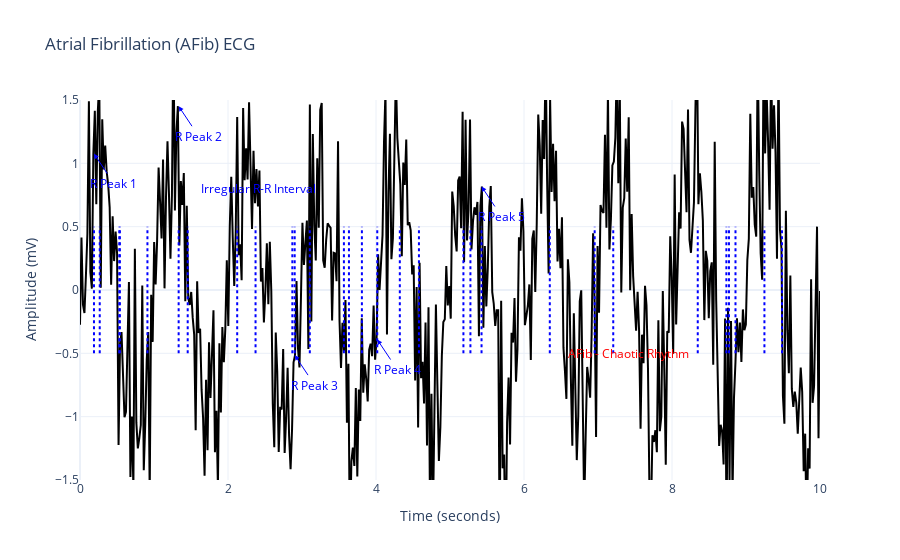

Notebook source saved alongside this figure:
### Markdown cell above
## Atrial Fibrillation (AFib)
Atrial fibrillation (AFib) is a type of arrhythmia where the atria quiver instead of contracting properly. Key characteristics include:

No distinct P waves, instead, there are fibrillatory waves.
Irregularly irregular R-R intervals.
Rapid ventricular response (100-175 bpm).

### Code cell
import plotly.graph_objects as go
import numpy as np

# Simulated AFib data
time = np.linspace(0, 10, 500)  # 10 seconds
r_peaks_afib = np.sort(np.random.rand(30) * 10)  # Random R peaks within 10 seconds
amplitude_afib = np.sin(2 * np.pi * time) + 0.5 * np.random.randn(len(time))  # Reduced noise to better simulate AFib

# Create figure
fig = go.Figure()

# Add ECG waveform to figure
fig.add_trace(go.Scatter(
    x=time, 
    y=amplitude_afib, 
    mode='lines', 
    name='Atrial Fibrillation (AFib)',
    line=dict(color="black", width=2)
))

# Highlight the irregular R-R intervals with dashed blue lines
for r_peak in r_peaks_afib:
    fig.add_shape(
        type="line", 
        x0=r_peak, y0=-0.5, 
        x1=r_peak, y1=0.5, 
        line=dict(color="blue", width=2, dash="dot")
    )

# Add annotations for R-peaks at regular intervals (e.g., every 5th R-peak)
for i, r_peak in enumerate(r_peaks_afib[::5]):  # Annotate every 5th R-peak to reduce clutter
    fig.add_annotation(
        x=r_peak, y=amplitude_afib[int(r_peak * len(time) / 10)],  # Position annotation at the R-peak
        text=f'R Peak {i+1}',  # Annotate with more descriptive text
        showarrow=True, 
        arrowhead=2, 
        arrowsize=1, 
        arrowcolor="blue", 
        font=dict(color="blue"),
        ax=20, ay=30  # Adjust the position of the annotation away from the plot for clarity
    )

# Add additional text annotations for key intervals (PR, QRS, QT) to help with AFib analysis
fig.add_annotation(
    x=2, y=0.8,
    text="Irregular R-R Interval", 
    showarrow=True,
    arrowhead=2, 
    arrowsize=1, 
    arrowcolor="blue", 
    font=dict(color="blue"),
    ax=30, ay=0  # Move this annotation to the side of the plot for better readability
)

fig.add_annotation(
    x=7, y=-0.5,
    text="AFib - Chaotic Rhythm", 
    showarrow=True,
    arrowhead=2, 
    arrowsize=1, 
    arrowcolor="red", 
    font=dict(color="red"),
    ax=30, ay=0  # Move this annotation to the side for a clearer view
)

# Layout adjustments
fig.update_layout(
    title="Atrial Fibrillation (AFib) ECG",
    xaxis_title="Time (seconds)",
    yaxis_title="Amplitude (mV)",
    showlegend=False,
    template="plotly_white",
    xaxis=dict(
        showgrid=True,
        zeroline=True,
    ),
    yaxis=dict(
        range=[-1.5, 1.5],  # Set a fixed range for better visualization
        showgrid=True,
        zeroline=True
    ),
    plot_bgcolor="white"  # Clean white background
)

# Show the plot
fig.show()

### Figure 1 — Plotly figure (JSON) as saved in the notebook; plotly's stock layout.template omitted (floating-point values rounded to 4 significant figures; data arrays with more than 128 entries replaced by an {"elided": "..."} marker saying what was removed)
{"data": [{"line": {"color": "black", "width": 2}, "mode": "lines", "name": "Atrial Fibrillation (AFib)", "type": "scatter", "x": {"elided": "500 float values"}, "y": {"elided": "500 float values"}}], "layout": {"annotations": [{"arrowcolor": "blue", "arrowhead": 2, "arrowsize": 1, "ax": 20, "ay": 30, "font": {"color": "blue"}, "showarrow": true, "text": "R Peak 1", "x": 0.189, "y": 1.076}, {"arrowcolor": "blue", "arrowhead": 2, "arrowsize": 1, "ax": 20, "ay": 30, "font": {"color": "blue"}, "showarrow": true, "text": "R Peak 2", "x": 1.333, "y": 1.451}, {"arrowcolor": "blue", "arrowhead": 2, "arrowsize": 1, "ax": 20, "ay": 30, "font": {"color": "blue"}, "showarrow": true, "text": "R Peak 3", "x": 2.901, "y": -0.5139}, {"arrowcolor": "blue", "arrowhead": 2, "arrowsize": 1, "ax": 20, "ay": 30, "font": {"color": "blue"}, "showarrow": true, "text": "R Peak 4", "x": 4.017, "y": -0.3911}, {"arrowcolor": "blue", "arrowhead": 2, "arrowsize": 1, "ax": 20, "ay": 30, "font": {"color": "blue"}, "showarrow": true, "text": "R Peak 5", "x": 5.426, "y": 0.8173}, {"arrowcolor": "blue", "arrowhead": 2, "arrowsize": 1, "ax": 20, "ay": 30, "font": {"color": "blue"}, "showarrow": true, "text": "R Peak 6", "x": 8.735, "y": -1.951}, {"arrowcolor": "blue", "arrowhead": 2, "arrowsize": 1, "ax": 30, "ay": 0, "font": {"color": "blue"}, "showarrow": true, "text": "Irregular R-R Interval", "x": 2, "y": 0.8}, {"arrowcolor": "red", "arrowhead": 2, "arrowsize": 1, "ax": 30, "ay": 0, "font": {"color": "red"}, "showarrow": true, "text": "AFib - Chaotic Rhythm", "x": 7, "y": -0.5}], "plot_bgcolor": "white", "shapes": [{"line": {"color": "blue", "dash": "dot", "width": 2}, "type": "line", "x0": 0.189, "x1": 0.189, "y0": -0.5, "y1": 0.5}, {"line": {"color": "blue", "dash": "dot", "width": 2}, "type": "line", "x0": 0.2667, "x1": 0.2667, "y0": -0.5, "y1": 0.5}, {"line": {"color": "blue", "dash": "dot", "width": 2}, "type": "line", "x0": 0.5306, "x1": 0.5306, "y0": -0.5, "y1": 0.5}, {"line": {"color": "blue", "dash": "dot", "width": 2}, "type": "line", "x0": 0.5391, "x1": 0.5391, "y0": -0.5, "y1": 0.5}, {"line": {"color": "blue", "dash": "dot", "width": 2}, "type": "line", "x0": 0.9112, "x1": 0.9112, "y0": -0.5, "y1": 0.5}, {"line": {"color": "blue", "dash": "dot", "width": 2}, "type": "line", "x0": 1.333, "x1": 1.333, "y0": -0.5, "y1": 0.5}, {"line": {"color": "blue", "dash": "dot", "width": 2}, "type": "line", "x0": 1.455, "x1": 1.455, "y0": -0.5, "y1": 0.5}, {"line": {"color": "blue", "dash": "dot", "width": 2}, "type": "line", "x0": 2.124, "x1": 2.124, "y0": -0.5, "y1": 0.5}, {"line": {"color": "blue", "dash": "dot", "width": 2}, "type": "line", "x0": 2.372, "x1": 2.372, "y0": -0.5, "y1": 0.5}, {"line": {"color": "blue", "dash": "dot", "width": 2}, "type": "line", "x0": 2.869, "x1": 2.869, "y0": -0.5, "y1": 0.5}, {"line": {"color": "blue", "dash": "dot", "width": 2}, "type": "line", "x0": 2.901, "x1": 2.901, "y0": -0.5, "y1": 0.5}, {"line": {"color": "blue", "dash": "dot", "width": 2}, "type": "line", "x0": 3.106, "x1": 3.106, "y0": -0.5, "y1": 0.5}, {"line": {"color": "blue", "dash": "dot", "width": 2}, "type": "line", "x0": 3.566, "x1": 3.566, "y0": -0.5, "y1": 0.5}, {"line": {"color": "blue", "dash": "dot", "width": 2}, "type": "line", "x0": 3.634, "x1": 3.634, "y0": -0.5, "y1": 0.5}, {"line": {"color": "blue", "dash": "dot", "width": 2}, "type": "line", "x0": 3.809, "x1": 3.809, "y0": -0.5, "y1": 0.5}, {"line": {"color": "blue", "dash": "dot", "width": 2}, "type": "line", "x0": 4.017, "x1": 4.017, "y0": -0.5, "y1": 0.5}, {"line": {"color": "blue", "dash": "dot", "width": 2}, "type": "line", "x0": 4.322, "x1": 4.322, "y0": -0.5, "y1": 0.5}, {"line": {"color": "blue", "dash": "dot", "width": 2}, "type": "line", "x0": 4.58, "x1": 4.58, "y0": -0.5, "y1": 0.5}, {"line": {"color": "blue", "dash": "dot", "width": 2}, "type": "line", "x0": 5.181, "x1": 5.181, "y0": -0.5, "y1": 0.5}, {"line": {"color": "blue", "dash": "dot", "width": 2}, "type": "line", "x0": 5.276, "x1": 5.276, "y0": -0.5, "y1": 0.5}, {"line": {"color": "blue", "dash": "dot", "width": 2}, "type": "line", "x0": 5.426, "x1": 5.426, "y0": -0.5, "y1": 0.5}, {"line": {"color": "blue", "dash": "dot", "width": 2}, "type": "line", "x0": 6.349, "x1": 6.349, "y0": -0.5, "y1": 0.5}, {"line": {"color": "blue", "dash": "dot", "width": 2}, "type": "line", "x0": 6.955, "x1": 6.955, "y0": -0.5, "y1": 0.5}, {"line": {"color": "blue", "dash": "dot", "width": 2}, "type": "line", "x0": 7.206, "x1": 7.206, "y0": -0.5, "y1": 0.5}, {"line": {"color": "blue", "dash": "dot", "width": 2}, "type": "line", "x0": 8.348, "x1": 8.348, "y0": -0.5, "y1": 0.5}, {"line": {"color": "blue", "dash": "dot", "width": 2}, "type": "line", "x0": 8.735, "x1": 8.735, "y0": -0.5, "y1": 0.5}, {"line": {"color": "blue", "dash": "dot", "width": 2}, "type": "line", "x0": 8.77, "x1": 8.77, "y0": -0.5, "y1": 0.5}, {"line": {"color": "blue", "dash": "dot", "width": 2}, "type": "line", "x0": 8.858, "x1": 8.858, "y0": -0.5, "y1": 0.5}, {"line": {"color": "blue", "dash": "dot", "width": 2}, "type": "line", "x0": 9.249, "x1": 9.249, "y0": -0.5, "y1": 0.5}, {"line": {"color": "blue", "dash": "dot", "width": 2}, "type": "line", "x0": 9.487, "x1": 9.487, "y0": -0.5, "y1": 0.5}], "showlegend": false, "title": {"text": "Atrial Fibrillation (AFib) ECG"}, "xaxis": {"showgrid": true, "title": {"text": "Time (seconds)"}, "zeroline": true}, "yaxis": {"range": [-1.5, 1.5], "showgrid": true, "title": {"text": "Amplitude (mV)"}, "zeroline": true}}}
